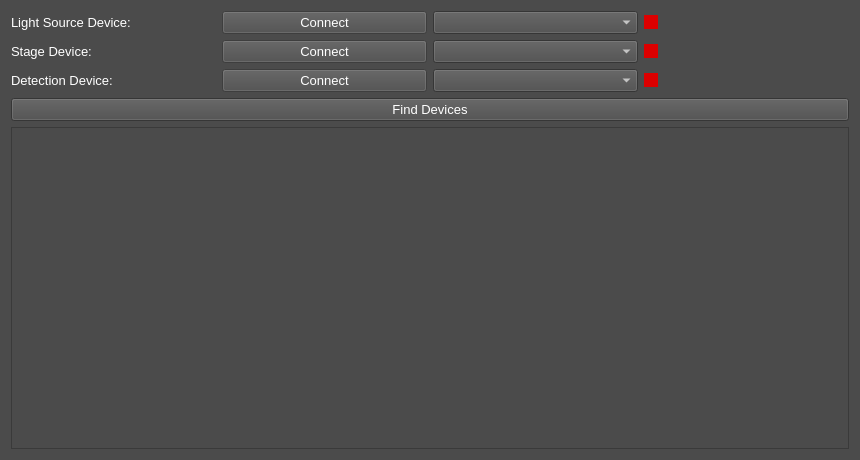
<?xml version="1.0" encoding="UTF-8"?>
<ui version="4.0">
 <class>Form</class>
 <widget class="QWidget" name="Form">
  <property name="geometry">
   <rect>
    <x>0</x>
    <y>0</y>
    <width>860</width>
    <height>460</height>
   </rect>
  </property>
  <property name="windowTitle">
   <string>Form</string>
  </property>
  <property name="styleSheet">
   <string notr="true">font: 10pt;
background-color: rgb(75, 75, 75);
color: rgb(255, 255, 255);</string>
  </property>
  <layout class="QVBoxLayout" name="verticalLayout_2">
   <item>
    <layout class="QVBoxLayout" name="verticalLayout">
     <item>
      <layout class="QHBoxLayout" name="horizontalLayout_3">
       <item>
        <widget class="QLabel" name="label">
         <property name="text">
          <string>Light Source Device:</string>
         </property>
        </widget>
       </item>
       <item>
        <widget class="QPushButton" name="pb_connectLight">
         <property name="enabled">
          <bool>false</bool>
         </property>
         <property name="text">
          <string>Connect</string>
         </property>
        </widget>
       </item>
       <item>
        <widget class="QComboBox" name="cmb_selectLight"/>
       </item>
       <item>
        <widget class="QCheckBox" name="cb_lightSource">
         <property name="enabled">
          <bool>false</bool>
         </property>
         <property name="styleSheet">
          <string notr="true">QCheckBox::indicator{background-color: rgb(220, 0, 0);}</string>
         </property>
         <property name="text">
          <string/>
         </property>
        </widget>
       </item>
      </layout>
     </item>
     <item>
      <layout class="QHBoxLayout" name="horizontalLayout">
       <item>
        <widget class="QLabel" name="label_2">
         <property name="text">
          <string>Stage Device:</string>
         </property>
        </widget>
       </item>
       <item>
        <widget class="QPushButton" name="pb_connectStage">
         <property name="enabled">
          <bool>false</bool>
         </property>
         <property name="text">
          <string>Connect</string>
         </property>
        </widget>
       </item>
       <item>
        <widget class="QComboBox" name="cmb_selectStage"/>
       </item>
       <item>
        <widget class="QCheckBox" name="cb_stage">
         <property name="enabled">
          <bool>false</bool>
         </property>
         <property name="styleSheet">
          <string notr="true">QCheckBox::indicator{background-color: rgb(220, 0, 0);}</string>
         </property>
         <property name="text">
          <string/>
         </property>
        </widget>
       </item>
      </layout>
     </item>
     <item>
      <layout class="QHBoxLayout" name="horizontalLayout_2">
       <item>
        <widget class="QLabel" name="label_3">
         <property name="text">
          <string>Detection Device:</string>
         </property>
        </widget>
       </item>
       <item>
        <widget class="QPushButton" name="pb_connectDetection">
         <property name="enabled">
          <bool>false</bool>
         </property>
         <property name="text">
          <string>Connect</string>
         </property>
        </widget>
       </item>
       <item>
        <widget class="QComboBox" name="cmb_selectDetection"/>
       </item>
       <item>
        <widget class="QCheckBox" name="cb_detection">
         <property name="enabled">
          <bool>false</bool>
         </property>
         <property name="font">
          <font>
           <pointsize>10</pointsize>
           <weight>50</weight>
           <italic>false</italic>
           <bold>false</bold>
          </font>
         </property>
         <property name="styleSheet">
          <string notr="true">QCheckBox::indicator{background-color: rgb(220, 0, 0);}</string>
         </property>
         <property name="text">
          <string/>
         </property>
        </widget>
       </item>
      </layout>
     </item>
     <item>
      <widget class="QPushButton" name="pb_findDevices">
       <property name="text">
        <string>Find Devices</string>
       </property>
      </widget>
     </item>
     <item>
      <widget class="QTableView" name="tableView"/>
     </item>
    </layout>
   </item>
  </layout>
 </widget>
 <resources/>
 <connections/>
</ui>
